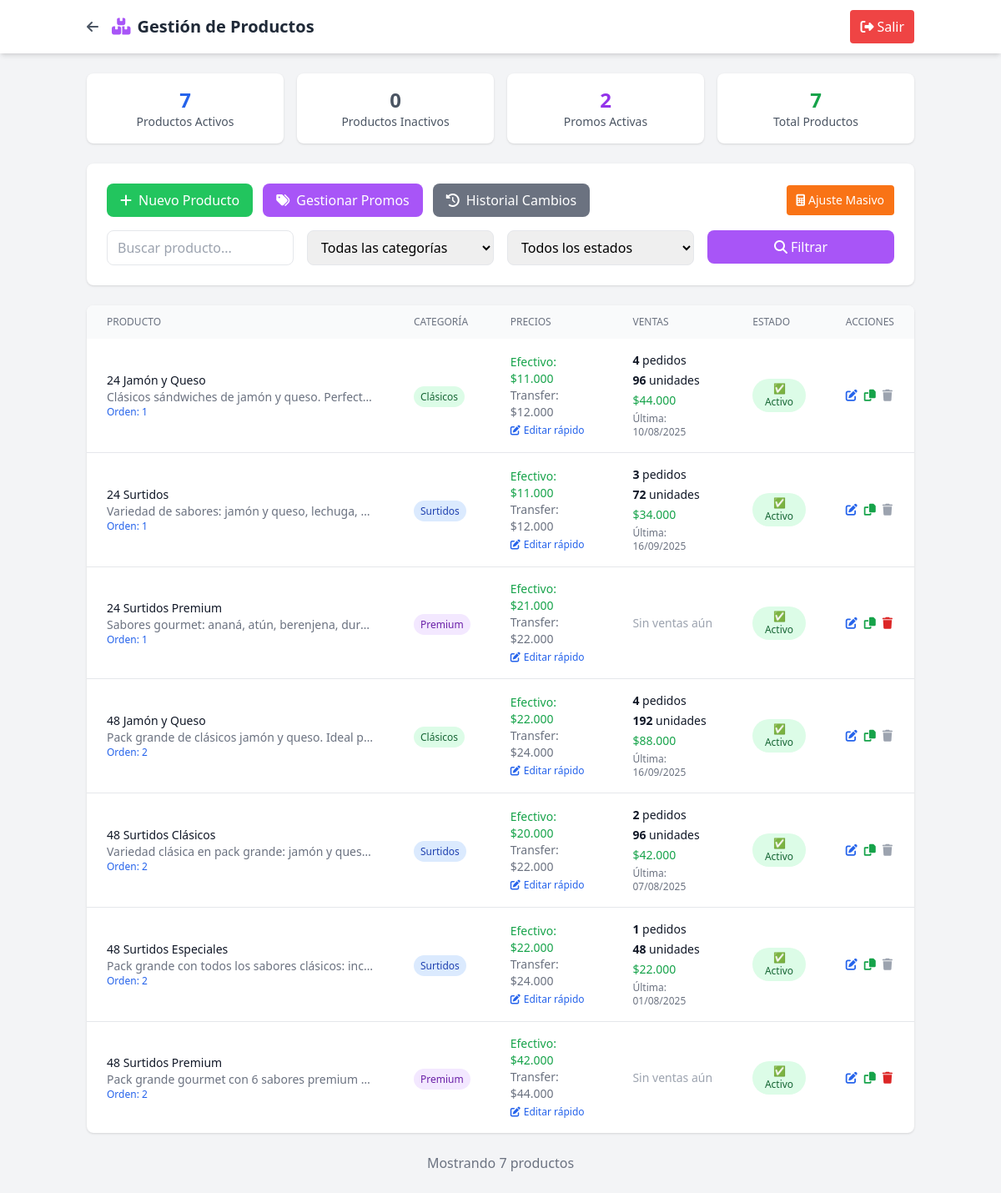
Screenshot of /admin/modules/productos/index.php (signed in) with the database file from the repository.
### tables this page shows
CREATE TABLE `productos` (
  `id` int(11) NOT NULL,
  `nombre` varchar(100) NOT NULL,
  `precio_efectivo` decimal(10,2) NOT NULL,
  `precio_transferencia` decimal(10,2) NOT NULL,
  `activo` tinyint(1) DEFAULT 1,
  `categoria` varchar(50) DEFAULT 'Standard',
  `descripcion` text DEFAULT NULL,
  `imagen_url` varchar(255) DEFAULT NULL,
  `orden_mostrar` int(11) DEFAULT 0,
  `updated_by` varchar(100) DEFAULT NULL,
  `created_at` timestamp NULL DEFAULT current_timestamp(),
  `updated_at` timestamp NULL DEFAULT current_timestamp() ON UPDATE current_timestamp()
);

### admin/config.php (called while the page is built, shortened)
<?php
function formatPrice($price) {
    return '$' . number_format($price, 0, ',', '.');
}
?>

### admin/modules/productos/index.php (the view, shortened to what this page needs)
<?php
try {
    $pdo = getConnection();
} catch (Exception $e) {
    die("Error de conexión a base de datos: " . $e->getMessage());
}
$buscar = isset($_GET['buscar']) ? sanitize($_GET['buscar']) : '';
try {
    $sql = "SELECT p.*,
                   COUNT(pe.id) as total_pedidos,
                   SUM(pe.cantidad) as unidades_vendidas,
                   SUM(pe.precio) as total_facturado,
                   MAX(pe.created_at) as ultima_venta
            FROM productos p
            LEFT JOIN pedidos pe ON pe.producto = p.nombre
            WHERE 1=1";
    $params = [];
    $sql .= " GROUP BY p.id ORDER BY p.orden_mostrar, p.nombre";
    $stmt = $pdo->prepare($sql);
    $stmt->execute($params);
    $productos = $stmt->fetchAll();
} catch (Exception $e) {
    $error = 'Error obteniendo productos: ' . $e->getMessage();
    $productos = [];
}
try {
    $stats = $pdo->query("
        SELECT
            COUNT(*) as total_productos,
            SUM(CASE WHEN activo = 1 THEN 1 ELSE 0 END) as productos_activos,
            SUM(CASE WHEN activo = 0 THEN 1 ELSE 0 END) as productos_inactivos
        FROM productos
    ")->fetch();
    $promos_activas = $pdo->query("
        SELECT COUNT(*) FROM promos
        WHERE activa = 1
        AND (fecha_inicio IS NULL OR CURDATE() >= fecha_inicio)
        AND (fecha_fin IS NULL OR CURDATE() <= fecha_fin)
    ")->fetchColumn();
} catch (Exception $e) {
    $stats = ['total_productos' => 0, 'productos_activos' => 0, 'productos_inactivos' => 0];
    $promos_activas = 0;
}
?>
<!DOCTYPE html>
<html lang="es">
<head>
    <script src="https://cdn.tailwindcss.com"></script>
    <link rel="stylesheet" href="https://cdnjs.cloudflare.com/ajax/libs/font-awesome/6.4.0/css/all.min.css">
</head>
<body class="bg-gray-100">
    <header class="bg-white shadow-md">
        <div class="container mx-auto px-4 py-3 flex justify-between items-center">
            <div class="flex items-center">
                <a href="../../" class="text-gray-600 hover:text-gray-800 mr-4">
                    <i class="fas fa-arrow-left"></i>
                </a>
                <h1 class="text-xl font-bold text-gray-800">
                    <i class="fas fa-boxes text-purple-500 mr-2"></i>Gestión de Productos
                </h1>
            </div>
            <a href="../../logout.php" class="bg-red-500 hover:bg-red-600 text-white px-3 py-2 rounded">
                <i class="fas fa-sign-out-alt mr-1"></i>Salir
            </a>
        </div>
    </header>
    <main class="container mx-auto px-4 py-6">
        <div class="grid grid-cols-2 md:grid-cols-4 gap-4 mb-6">
            <div class="bg-white p-4 rounded-lg shadow text-center">
                <div class="text-2xl font-bold text-blue-600"><?= $stats['productos_activos'] ?></div>
                <div class="text-sm text-gray-600">Productos Activos</div>
            </div>
            <div class="bg-white p-4 rounded-lg shadow text-center">
                <div class="text-2xl font-bold text-gray-600"><?= $stats['productos_inactivos'] ?></div>
                <div class="text-sm text-gray-600">Productos Inactivos</div>
            </div>
            <div class="bg-white p-4 rounded-lg shadow text-center">
                <div class="text-2xl font-bold text-purple-600"><?= $promos_activas ?></div>
                <div class="text-sm text-gray-600">Promos Activas</div>
            </div>
            <div class="bg-white p-4 rounded-lg shadow text-center">
                <div class="text-2xl font-bold text-green-600"><?= $stats['total_productos'] ?></div>
                <div class="text-sm text-gray-600">Total Productos</div>
            </div>
        </div>
        <div class="bg-white rounded-lg shadow mb-6 p-6">
            <div class="flex flex-col md:flex-row justify-between items-center space-y-4 md:space-y-0 mb-4">
                <div class="flex space-x-3">
                    <a href="crear_producto.php" class="bg-green-500 hover:bg-green-600 text-white px-4 py-2 rounded-lg">
                        <i class="fas fa-plus mr-2"></i>Nuevo Producto
                    </a>
                    <a href="promos.php" class="bg-purple-500 hover:bg-purple-600 text-white px-4 py-2 rounded-lg">
                        <i class="fas fa-tags mr-2"></i>Gestionar Promos
                    </a>
                    <a href="historial.php" class="bg-gray-500 hover:bg-gray-600 text-white px-4 py-2 rounded-lg">
                        <i class="fas fa-history mr-2"></i>Historial Cambios
                    </a>
                </div>
                <div class="flex space-x-2">
                    <button onclick="actualizarTodosPrecios()" class="bg-orange-500 hover:bg-orange-600 text-white px-3 py-2 rounded text-sm">
                        <i class="fas fa-calculator mr-1"></i>Ajuste Masivo
                    </button>
                </div>
            </div>
            <form method="GET" class="grid grid-cols-1 md:grid-cols-4 gap-4">
                <div>
                    <input type="text" name="buscar" value="<?= htmlspecialchars($buscar) ?>"
                           placeholder="Buscar producto..."
                           class="w-full px-3 py-2 border rounded-lg focus:ring-2 focus:ring-purple-500">
                </div>
                <div>
                    <select name="categoria" class="w-full px-3 py-2 border rounded-lg focus:ring-2 focus:ring-purple-500">
                        <option value="">Todas las categorías</option>
                    </select>
                </div>
                <div>
                    <select name="estado" class="w-full px-3 py-2 border rounded-lg focus:ring-2 focus:ring-purple-500">
                        <option value="">Todos los estados</option>
                    </select>
                </div>
                <div>
                    <button type="submit" class="w-full bg-purple-500 hover:bg-purple-600 text-white py-2 px-4 rounded-lg">
                        <i class="fas fa-search mr-1"></i>Filtrar
                    </button>
                </div>
            </form>
        </div>
        <div class="bg-white rounded-lg shadow overflow-hidden">
            <?php if (empty($productos)): ?>
                <div class="p-8 text-center text-gray-500">
                    <i class="fas fa-box-open text-6xl mb-4"></i>
                    <h3 class="text-xl mb-2">No hay productos</h3>
                    <p>No se encontraron productos con los filtros aplicados</p>
                    <div class="mt-4">
                        <a href="crear_producto.php" class="bg-green-500 hover:bg-green-600 text-white px-4 py-2 rounded-lg">
                            <i class="fas fa-plus mr-2"></i>Crear Primer Producto
                        </a>
                    </div>
                </div>
            <?php else: ?>
                <div class="overflow-x-auto">
                    <table class="min-w-full">
                        <thead class="bg-gray-50">
                            <tr>
                                <th class="px-6 py-3 text-left text-xs font-medium text-gray-500 uppercase">Producto</th>
                                <th class="px-6 py-3 text-left text-xs font-medium text-gray-500 uppercase">Categoría</th>
                                <th class="px-6 py-3 text-left text-xs font-medium text-gray-500 uppercase">Precios</th>
                                <th class="px-6 py-3 text-left text-xs font-medium text-gray-500 uppercase">Ventas</th>
                                <th class="px-6 py-3 text-left text-xs font-medium text-gray-500 uppercase">Estado</th>
                                <th class="px-6 py-3 text-left text-xs font-medium text-gray-500 uppercase">Acciones</th>
                            </tr>
                        </thead>
                        <tbody class="divide-y divide-gray-200">
                            <?php foreach ($productos as $producto): ?>
                                <tr class="hover:bg-gray-50 <?= $producto['activo'] ? '' : 'opacity-50' ?>">
                                    <td class="px-6 py-4">
                                        <div class="flex items-center">
                                            <div>
                                                <div class="text-sm font-medium text-gray-900">
                                                    <?= htmlspecialchars($producto['nombre']) ?>
                                                </div>
                                                <div class="text-sm text-gray-500 max-w-xs truncate">
                                                    <?= htmlspecialchars($producto['descripcion'] ?: 'Sin descripción') ?>
                                                </div>
                                                <?php if ($producto['orden_mostrar'] > 0): ?>
                                                    <div class="text-xs text-blue-600">Orden: <?= $producto['orden_mostrar'] ?></div>
                                                <?php endif; ?>
                                            </div>
                                        </div>
                                    </td>
                                    <td class="px-6 py-4">
                                        <span class="px-2 py-1 text-xs font-medium rounded-full
                                            <?php
                                            switch($producto['categoria']) {
                                                case 'Premium': echo 'bg-purple-100 text-purple-800'; break;
                                                case 'Surtidos': echo 'bg-blue-100 text-blue-800'; break;
                                                case 'Clásicos': echo 'bg-green-100 text-green-800'; break;
                                            }
                                            ?>">
                                            <?= htmlspecialchars($producto['categoria'] ?: 'Standard') ?>
                                        </span>
                                    </td>
                                    <td class="px-6 py-4">
                                        <div class="text-sm">
                                            <div class="font-medium text-green-600">
                                                Efectivo: <?= formatPrice($producto['precio_efectivo']) ?>
                                            </div>
                                            <div class="text-gray-500">
                                                Transfer: <?= formatPrice($producto['precio_transferencia']) ?>
                                            </div>
                                            <button onclick="editarPrecioRapido(<?= $producto['id'] ?>, '<?= htmlspecialchars($producto['nombre']) ?>', <?= $producto['precio_efectivo'] ?>, <?= $producto['precio_transferencia'] ?>)"
                                                    class="text-xs text-blue-600 hover:underline mt-1">
                                                <i class="fas fa-edit mr-1"></i>Editar rápido
                                            </button>
                                        </div>
                                    </td>
                                    <td class="px-6 py-4 text-sm text-gray-900">
                                        <?php if ($producto['total_pedidos'] > 0): ?>
                                            <div class="space-y-1">
                                                <div><strong><?= $producto['total_pedidos'] ?></strong> pedidos</div>
                                                <div><strong><?= $producto['unidades_vendidas'] ?></strong> unidades</div>
                                                <div class="text-green-600 font-medium"><?= formatPrice($producto['total_facturado']) ?></div>
                                                <?php if ($producto['ultima_venta']): ?>
                                                    <div class="text-xs text-gray-500">
                                                        Última: <?= date('d/m/Y', strtotime($producto['ultima_venta'])) ?>
                                                    </div>
                                                <?php endif; ?>
                                            </div>
                                        <?php else: ?>
                                            <span class="text-gray-400">Sin ventas aún</span>
                                        <?php endif; ?>
                                    </td>
                                    <td class="px-6 py-4">
                                        <form method="POST" class="inline">
                                            <button type="submit"
                                                    class="px-2 py-1 text-xs font-medium rounded-full border-0
                                                    <?= $producto['activo']
                                                        ? 'bg-green-100 text-green-800'
                                                        : 'bg-red-100 text-red-800' ?>">
                                                <?= $producto['activo'] ? '✅ Activo' : '❌ Inactivo' ?>
                                            </button>
                                        </form>
                                    </td>
                                    <td class="px-6 py-4 text-sm font-medium">
                                        <div class="flex space-x-2">
                                            <a href="editar_producto.php?id=<?= $producto['id'] ?>"
                                               class="text-blue-600 hover:text-blue-900" title="Editar completo">
                                                <i class="fas fa-edit"></i>
                                            </a>
                                            <a href="duplicar_producto.php?id=<?= $producto['id'] ?>"
                                               class="text-green-600 hover:text-green-900" title="Duplicar">
                                                <i class="fas fa-copy"></i>
                                            </a>
                                            <?php if ($producto['total_pedidos'] == 0): ?>
                                                <button onclick="eliminarProducto(<?= $producto['id'] ?>, '<?= htmlspecialchars($producto['nombre']) ?>')"
                                                        class="text-red-600 hover:text-red-900" title="Eliminar">
                                                    <i class="fas fa-trash"></i>
                                                </button>
                                            <?php else: ?>
                                                <span class="text-gray-400" title="No se puede eliminar: tiene pedidos">
                                                    <i class="fas fa-trash"></i>
                                                </span>
                                            <?php endif; ?>
                                        </div>
                                    </td>
                                </tr>
                            <?php endforeach; ?>
                        </tbody>
                    </table>
                </div>
            <?php endif; ?>
        </div>
        <div class="mt-6 text-center text-gray-500">
            <p>
                Mostrando <?= count($productos) ?> producto<?= count($productos) !== 1 ? 's' : '' ?>
            </p>
        </div>
    </main>
</body>
</html>

### rows the page displays
productos: nombre "24 Jamón y Queso", descripcion "Clásicos sándwiches de jamón y queso. Perfect…", orden_mostrar "1", categoria "Clásicos", precio_efectivo "$11.000", precio_transferencia "$12.000", total_pedidos "4", unidades_vendidas "96", total_facturado "$44.000", ultima_venta "10/08/2025", activo "✅ Activo"
productos: nombre "24 Surtidos", descripcion "Variedad de sabores: jamón y queso, lechuga,…", orden_mostrar "1", categoria "Surtidos", precio_efectivo "$11.000", precio_transferencia "$12.000", total_pedidos "3", unidades_vendidas "72", total_facturado "$34.000", ultima_venta "16/09/2025", activo "✅ Activo"
productos: nombre "24 Surtidos Premium", descripcion "Sabores gourmet: ananá, atún, berenjena, dur…", orden_mostrar "1", categoria "Premium", precio_efectivo "$21.000", precio_transferencia "$22.000", shows "Sin ventas aún", activo "✅ Activo"
productos: nombre "48 Jamón y Queso", descripcion "Pack grande de clásicos jamón y queso. Ideal p…", orden_mostrar "2", categoria "Clásicos", precio_efectivo "$22.000", precio_transferencia "$24.000", total_pedidos "4", unidades_vendidas "192", total_facturado "$88.000", ultima_venta "16/09/2025", activo "✅ Activo"
productos: nombre "48 Surtidos Clásicos", descripcion "Variedad clásica en pack grande: jamón y ques…", orden_mostrar "2", categoria "Surtidos", precio_efectivo "$20.000", precio_transferencia "$22.000", total_pedidos "2", unidades_vendidas "96", total_facturado "$42.000", ultima_venta "07/08/2025", activo "✅ Activo"
productos: nombre "48 Surtidos Especiales", descripcion "Pack grande con todos los sabores clásicos: inc…", orden_mostrar "2", categoria "Surtidos", precio_efectivo "$22.000", precio_transferencia "$24.000", total_pedidos "1", unidades_vendidas "48", total_facturado "$22.000", ultima_venta "01/08/2025", activo "✅ Activo"
productos: nombre "48 Surtidos Premium", descripcion "Pack grande gourmet con 6 sabores premium…", orden_mostrar "2", categoria "Premium", precio_efectivo "$42.000", precio_transferencia "$44.000", shows "Sin ventas aún", activo "✅ Activo"

### other values shown
$stats['productos_activos'] "7"
$stats['productos_inactivos'] "0"
$promos_activas "2"
$stats['total_productos'] "7"
count($productos) "7"
